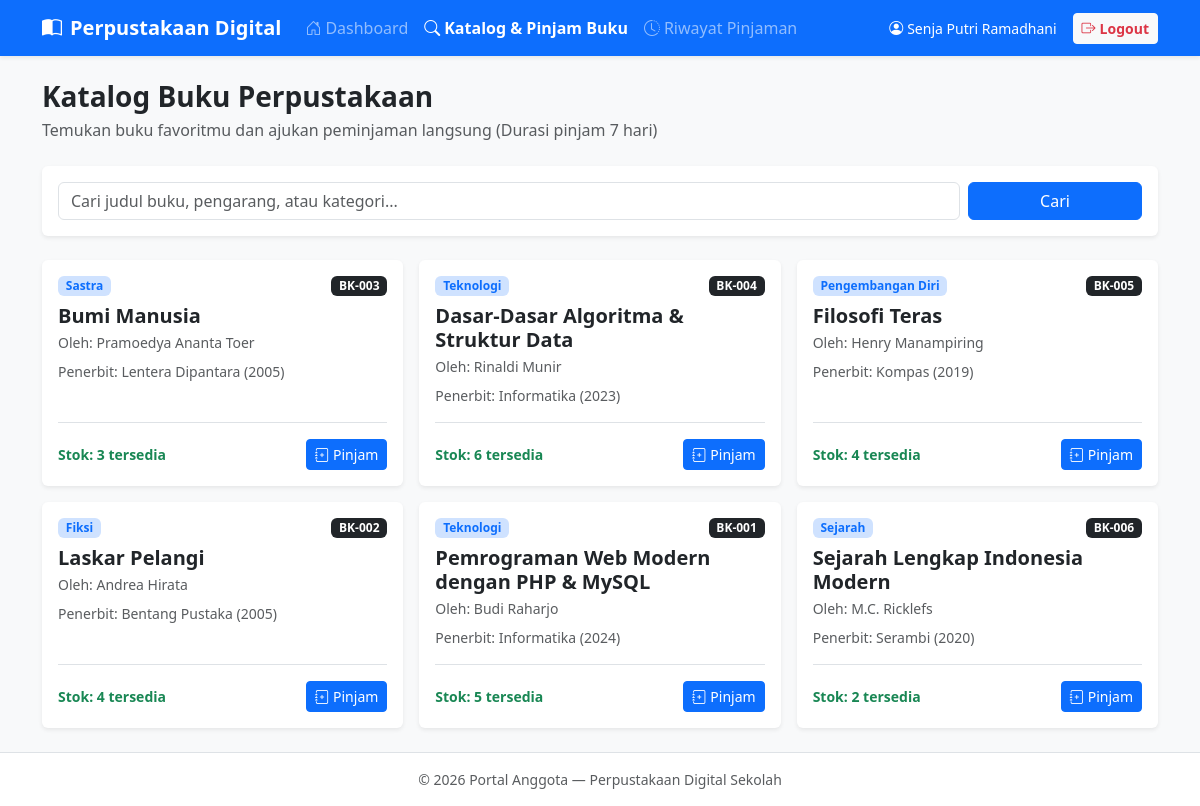
Screenshot of /anggota/katalog.php (signed in) with the database file from the repository.
### tables this page shows
CREATE TABLE `buku` (
  `id_buku` INT(11) NOT NULL AUTO_INCREMENT,
  `kode_buku` VARCHAR(20) NOT NULL,
  `judul_buku` VARCHAR(100) NOT NULL,
  `pengarang` VARCHAR(80) NOT NULL,
  `penerbit` VARCHAR(80) NOT NULL,
  `tahun_terbit` YEAR NOT NULL,
  `kategori` VARCHAR(40) NOT NULL DEFAULT 'Umum',
  `stok` INT(11) NOT NULL DEFAULT 1,
  PRIMARY KEY (`id_buku`),
  UNIQUE KEY `uk_kode_buku` (`kode_buku`)
);

### koneksi.php (called while the page is built, shortened)
<?php
function e($teks) {
    return htmlspecialchars((string)$teks, ENT_QUOTES, 'UTF-8');
}

### anggota/katalog.php (the view, shortened to what this page needs)
<?php
require_once "auth.php";
$cari = trim($_GET['cari'] ?? '');
if ($cari !== '') {
    $like = "%$cari%";
    $stmt = mysqli_prepare($koneksi, "SELECT * FROM buku WHERE judul_buku LIKE ? OR pengarang LIKE ? OR kategori LIKE ? OR kode_buku LIKE ? ORDER BY judul_buku ASC");
    mysqli_stmt_bind_param($stmt, "ssss", $like, $like, $like, $like);
    mysqli_stmt_execute($stmt);
    $katalog = mysqli_stmt_get_result($stmt);
} else {
    $katalog = mysqli_query($koneksi, "SELECT * FROM buku ORDER BY judul_buku ASC");
}
require_once "header.php";
?>
<div class="mb-4">
  <h3 class="fw-bold mb-1">Katalog Buku Perpustakaan</h3>
  <p class="text-muted mb-0">Temukan buku favoritmu dan ajukan peminjaman langsung (Durasi pinjam 7 hari)</p>
</div>
<div class="card border-0 shadow-sm mb-4">
  <div class="card-body">
    <form method="get" class="row g-2">
      <div class="col-md-10">
        <input type="text" name="cari" class="form-control" placeholder="Cari judul buku, pengarang, atau kategori..." value="<?= e($cari) ?>">
      </div>
      <div class="col-md-2 d-flex gap-2">
        <button type="submit" class="btn btn-primary w-100">Cari</button>
      </div>
    </form>
  </div>
</div>
<div class="row g-3">
  <?php if (mysqli_num_rows($katalog) === 0): ?>
    <div class="col-12">
      <div class="alert alert-info text-center">Buku yang kamu cari tidak ditemukan.</div>
    </div>
  <?php else: ?>
    <?php while ($b = mysqli_fetch_assoc($katalog)): ?>
      <div class="col-md-4">
        <div class="card border-0 shadow-sm h-100">
          <div class="card-body d-flex flex-column">
            <div class="d-flex justify-content-between align-items-start mb-2">
              <span class="badge bg-primary-subtle text-primary"><?= e($b['kategori']) ?></span>
              <span class="badge bg-dark"><?= e($b['kode_buku']) ?></span>
            </div>
            <h5 class="card-title fw-bold mb-1"><?= e($b['judul_buku']) ?></h5>
            <p class="text-muted small mb-2">Oleh: <?= e($b['pengarang']) ?></p>
            <p class="text-muted small mb-3">Penerbit: <?= e($b['penerbit']) ?> (<?= e($b['tahun_terbit']) ?>)</p>
            <div class="mt-auto pt-3 border-top d-flex justify-content-between align-items-center">
              <span class="small fw-semibold <?= $b['stok'] > 0 ? 'text-success' : 'text-danger' ?>">
                Stok: <?= (int)$b['stok'] ?> tersedia
              </span>
              <?php if ((int)$b['stok'] > 0): ?>
                <form method="post" onsubmit="return confirm('Pinjam buku <?= e($b['judul_buku']) ?> selama 7 hari?')">
                  <button type="submit" name="pinjam_buku" class="btn btn-sm btn-primary">
                    <i class="bi bi-journal-plus me-1"></i>Pinjam
                  </button>
                </form>
              <?php else: ?>
                <button class="btn btn-sm btn-secondary" disabled>Habis</button>
              <?php endif; ?>
            </div>
          </div>
        </div>
      </div>
    <?php endwhile; ?>
  <?php endif; ?>
</div>
<?php require_once "footer.php"; ?>

### rows the page displays
buku: kategori "Sastra", kode_buku "BK-003", judul_buku "Bumi Manusia", pengarang "Pramoedya Ananta Toer", penerbit "Lentera Dipantara", tahun_terbit "2005", stok "3"
buku: kategori "Teknologi", kode_buku "BK-004", judul_buku "Dasar-Dasar Algoritma & Struktur Data", pengarang "Rinaldi Munir", penerbit "Informatika", tahun_terbit "2023", stok "6"
buku: kategori "Pengembangan Diri", kode_buku "BK-005", judul_buku "Filosofi Teras", pengarang "Henry Manampiring", penerbit "Kompas", tahun_terbit "2019", stok "4"
buku: kategori "Fiksi", kode_buku "BK-002", judul_buku "Laskar Pelangi", pengarang "Andrea Hirata", penerbit "Bentang Pustaka", tahun_terbit "2005", stok "4"
buku: kategori "Teknologi", kode_buku "BK-001", judul_buku "Pemrograman Web Modern dengan PHP & MySQL", pengarang "Budi Raharjo", penerbit "Informatika", tahun_terbit "2024", stok "5"
buku: kategori "Sejarah", kode_buku "BK-006", judul_buku "Sejarah Lengkap Indonesia Modern", pengarang "M.C. Ricklefs", penerbit "Serambi", tahun_terbit "2020", stok "2"

### other values shown
$_SESSION['nama_anggota'] "Senja Putri Ramadhani"
